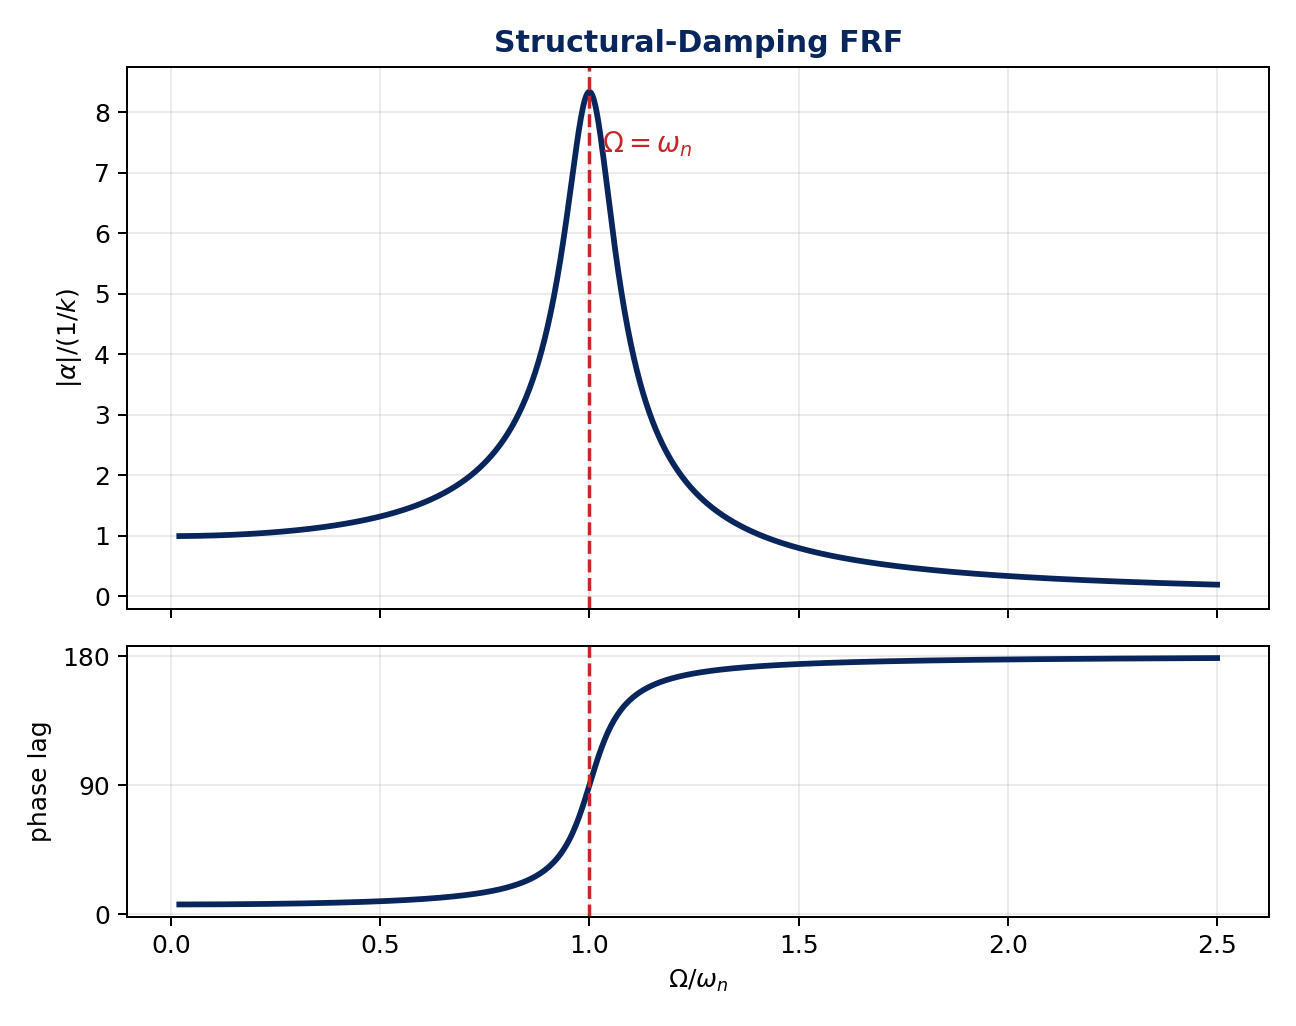

The script that saved this image:
#!/usr/bin/env python3
"""Figure: FRF magnitude and phase for structural damping."""

from __future__ import annotations

import math

from plot_helpers import NAVY, OUT, RED, configure_matplotlib_cache


configure_matplotlib_cache()
import matplotlib.pyplot as plt


eta = 0.12
r = [0.02 + 2.48 * i / 1000 for i in range(1001)]
mag = [1.0 / math.sqrt((1 - ri**2) ** 2 + eta**2) for ri in r]
phase_lag = [math.degrees(math.atan2(eta, 1 - ri**2)) for ri in r]

fig, (ax_mag, ax_phase) = plt.subplots(2, 1, figsize=(7.2, 5.7), sharex=True, gridspec_kw={"height_ratios": [3, 1.5]})

ax_mag.plot(r, mag, color=NAVY, linewidth=2.3)
ax_mag.axvline(1.0, color=RED, linestyle="--", linewidth=1.4)
ax_mag.text(1.03, max(mag) * 0.88, r"$\Omega=\omega_n$", color=RED, fontsize=11)
ax_mag.set_ylabel(r"$|\alpha|/(1/k)$")
ax_mag.set_title("Structural-Damping FRF", color=NAVY, fontweight="bold")
ax_mag.grid(True, alpha=0.25)

ax_phase.plot(r, phase_lag, color=NAVY, linewidth=2.3)
ax_phase.axvline(1.0, color=RED, linestyle="--", linewidth=1.4)
ax_phase.set_yticks([0, 90, 180])
ax_phase.set_ylabel("phase lag")
ax_phase.set_xlabel(r"$\Omega/\omega_n$")
ax_phase.grid(True, alpha=0.25)

fig.tight_layout()
fig.savefig(OUT / "lecture5_structural_frf.png", dpi=180)
plt.close(fig)
